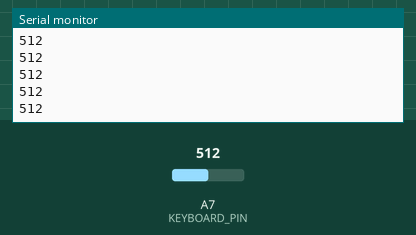
Bench run of a sketch on a simulated Arduino Nano, built with avr-gcc and run on an emulated ATmega328P. On the bench: the last lines printed to the serial monitor. Inputs (shaded band) come from the test bench; at power-on: A7 (KEYBOARD_PIN) = 512.

Above: at 1.2 s.
1.3 s: A7 (KEYBOARD_PIN) set to 716
At 1.56 s:
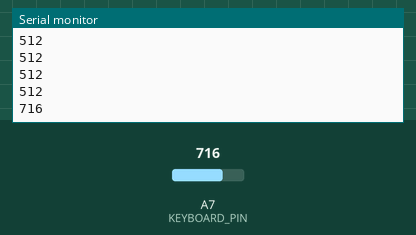
2.8 s: A7 (KEYBOARD_PIN) set to 900
At 2.96 s:
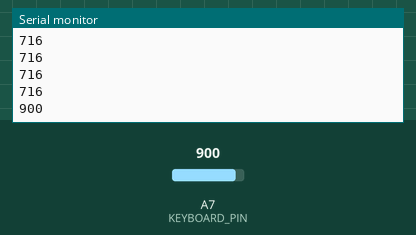
Timing chart, 0 to 5.8 s (numbered marks = the images above; inputs shaded):
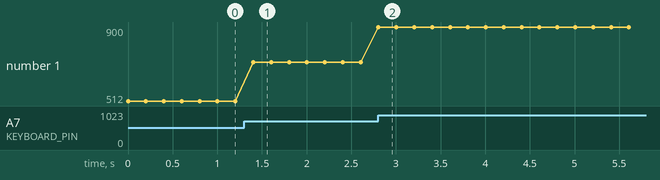

Measured:
- after the input at 1.3 s, the serial monitor: prints a new line after 0.10 s (image 1)
- after the input at 2.8 s, the serial monitor: prints a new line at once (image 2)
- plotted number 1: 512 → 716 after the input at 1.3 s, 716 → 900 after the input at 2.8 s

The sketch:

TestBotonera.ino
```cpp
#define KEYBOARD_PIN A7
    #define KEYBOARD_WIRES 2 // change to 3 in old buttonsets with 3 wires

    void setup() {
      pinMode(KEYBOARD_PIN, KEYBOARD_WIRES == 2 ? INPUT_PULLUP : INPUT);
      Serial.begin(9600);
    }
    void loop() {
      Serial.println(analogRead(KEYBOARD_PIN));
      delay(200);
    }
```
